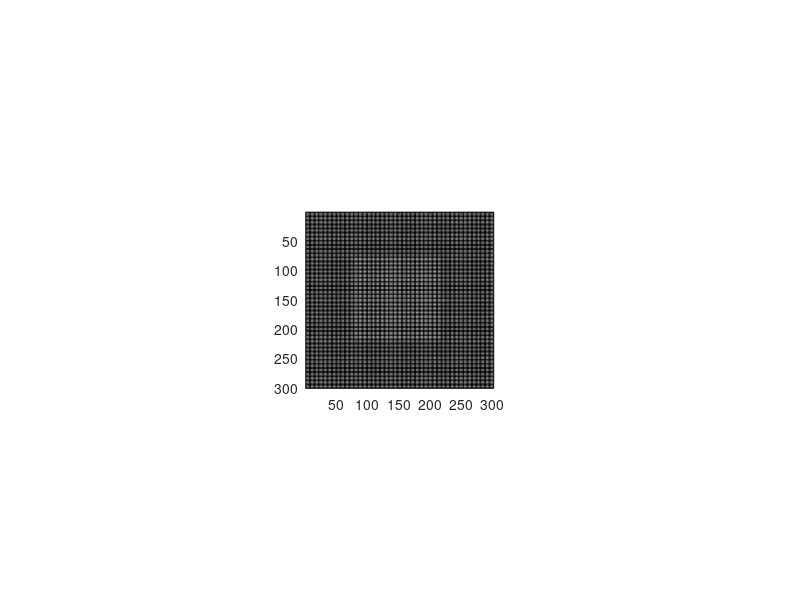

Here is the MATLAB script that generated this plot:
function output=experiment2
CPD=2.14;
bulge_deg=0.5;
rim_col= 0.5;
square_col= 0.6;
jitter=[600 800];
step=0.01;
detections=3; % how many detections to declare threshold
%% make phosphene matrix
maxTrials=300;
% screen size and angles
% get screen size
set(0,'units','pixels')
Pix_SS = get(0,'screensize');
set(0,'units','centimeters')
CM_SS = get(0,'screensize');
pixelSize=CM_SS(3)/Pix_SS(3);

%widthFig=atan(angleFig)*distanceFromScreen;  %cm
%widthFig=round(widthFig/CM_SS(3)*Pix_SS(3)); %pix


angleDim='w'; % 'h' or 'w' determine the 45deg angle by window hight / width
FOV=45;
heightDeg=10;%field of view in degrees
% compute the aray hight(=width) of phosphenes in pixels
if strcmp(angleDim,'h')
    distanceFromScreen=CM_SS(4)/2/tand(FOV/2);
    heightPix=round(Pix_SS(4)*heightDeg/FOV);
elseif strcmp(angleDim,'w')
    distanceFromScreen=CM_SS(3)/2/tand(FOV/2);
    heightPix=round(Pix_SS(3)*heightDeg/FOV);
else
    error('choose dimention for figure limits')
end



%figure('Units','pixels','Position',[100 100 n m])
% set(gca,'Position',[0 0 1 1])
%% Image's parameters (phosphene area)


%height=900;
%widthPix=heightPix;
square_size_deg=5;                     %internal square size in degrees
square_size=round(square_size_deg/heightDeg*heightPix); %intenal square size in pixels

%% Bulge's parameters
%bulge sizes in degrees
bulge_pix=round((bulge_deg./FOV)*heightPix);      %bulge sizes in pixels

%% Resolutions parameters
res=CPD;                                        %Desired resolutions in CPD (2.14 CPD is 42.88*42.88 phosphenes. we want CPD 1.25, 2.5 10)
num_phos_res=round(res.*2*heightDeg);                %number of phosphenes in the whole image per resolution
pix_res=round(heightPix./num_phos_res);           % width of a phosphene in pixels
sigma = pix_res^0.5;
h = fspecial('gaussian', pix_res, sigma);
h=h-min(min(h));
h=h./max(max(h));
Phosphene_Matrix=repmat(h,num_phos_res,num_phos_res);
%figure;
pixStartX=round(Pix_SS(3)/2-length(Phosphene_Matrix)/2);
pixStartY=round(Pix_SS(4)/2-length(Phosphene_Matrix)/2);


%% make shape
squareSizePhos=round(square_size/pix_res);
squareInd=false(num_phos_res);
phosStart=floor((num_phos_res-squareSizePhos)/2)+1;
phosEnd=phosStart+squareSizePhos-1;
squareInd(phosStart:phosEnd,phosStart:phosEnd)=true;
bulgePhos=ceil(bulge_pix/pix_res); % 2 phosphenes if at optimal position the bulge covers 2 phosphene centers
bulgeInd=false(num_phos_res);
bulgeStartY=floor(num_phos_res/2+0.5)-floor(bulgePhos/2);
bulgeEndY=bulgeStartY+bulgePhos-1;
bulgeInd(phosEnd+1:phosEnd+bulgePhos,bulgeStartY:bulgeEndY)=true;

%imagesc(weights);

phosInd=zeros(size(Phosphene_Matrix));
ind=0;
for i=1:num_phos_res
    for j=1:num_phos_res
        ind=ind+1;
        for I=1:pix_res
            for J=1:pix_res
                phosInd((i-1)*pix_res+I,(j-1)*pix_res+J)=ind;
            end
        end
    end
end

%% make cross
crossSize=10;
cross=zeros(size(Phosphene_Matrix));
cross(floor(length(Phosphene_Matrix)/2)-crossSize:ceil(length(Phosphene_Matrix)/2)+crossSize,round(length(Phosphene_Matrix)/2))=1;
cross(round(length(Phosphene_Matrix)/2),floor(length(Phosphene_Matrix)/2)-crossSize:ceil(length(Phosphene_Matrix)/2)+crossSize)=1;



%% display desired distance and run experiment
cfg=[];
cfg.jitter=jitter;
cfg.pos=[pixStartX pixStartY length(Phosphene_Matrix) length(Phosphene_Matrix)];
cfg.weights=squareInd+bulgeInd;
cfg.Phosphene_Matrix=Phosphene_Matrix;
cfg.phosInd=phosInd;
cfg.cross=cross;
uiwait(msgbox(['Please sit ',num2str(round(distanceFromScreen)),'cm From screen']));

fh=figure('Units','pixels','Position',Pix_SS,'toolbar','none','MenuBar','none');
%fh=figure;
colormap gray
imagesc(cfg.cross,[0 1]);
set(gca,'Units','pixels','Position',cfg.pos)
set(gcf,'Color',[0 0 0]);
set(0,'PointerLocation',[-1 -1])
pause
set(fh,'WindowKeyPressFcn',@Key_Press);
triali=1;
direction=randi([1 4],1);
output=[];
errors=0;
detect=0;
prev=true;
threshold=1;
%time0=0;
%time1=0;
trial(square_col,rim_col,direction,cfg);%    jitter,cross,img,
%    Log(triali)=output;
%     triali=triali+1;
%     rim_col=rim_col-0.1;
% Log=output;
% %close
% save Log Log
% disp('end')


%% functions
    function Key_Press(~,keyData)
        %log(end+1,1:2)=[toc,list(i)];
        %output(
        %time1=toc;
        output(triali,1:3)=[toc 0 direction];
        switch keyData.Key
            case 'uparrow'
                output(triali,2)=1;
            case 'downarrow'
                output(triali,2)=3;
            case 'leftarrow'
                output(triali,2)=2;
            case 'rightarrow'
                output(triali,2)=4;
            case 'q'
                output(triali,2)=5;
                close
                save output output
                return
                %i=length(list);
            case 'space'
                output(triali,2)=6;
        end
        %output
        save output output
        if output(triali,2)==direction && ~prev
            detect=detect+1;
            if detect==detections
                threshold=square_col-rim_col;
                close
                save output output threshold
                return
            end
            
        end
        
        if triali<maxTrials
            if output(triali,2)==direction
                rim_col=rim_col+step;
                prev=true;
            else
                rim_col=rim_col-step;
                prev=false;
            end
            if rim_col>square_col
                rim_col=square_col;
            elseif rim_col<0
                rim_col=0;
            end
            direction=randi([1 4],1);
            
            triali=triali+1;
            trial(square_col,rim_col,direction,cfg);
        else
            disp('end')
            close
            return
        end
    end
%         close
        %         log(end,4)=stimType(list(i),4);
        %         log(end,5)=stimType(list(i),3);
        %         save ('log','log','actions','stimType')
        %         i=i+1;
        %         if i<(length(list)+1)
        %             imagesc(cross);
        %             pause(dur(i));
        %             imagesc(imgs(:,:,list(i)));
        %             colormap('gray');
        %             tic
        %         else
        %             close
        %         end
        
 
    function trial(square_col,rim_col,direction,cfg)
        %output(triali,1:3)=[0 0 direction];
        dur=randi(cfg.jitter,1)./1000;
        %disp(num2str(dur))
        imagesc(cfg.cross,[0 1]);
%         tic;
%         while toc<dur
%         end
        pause(dur)
        %close;
        % make phosphenized img
        weights=cfg.weights;
        weights(weights>0)=square_col;
        weights(weights==0)=rim_col;
        img=zeros(size(cfg.Phosphene_Matrix));
        img(:)=weights(cfg.phosInd(:));
        img=img.*cfg.Phosphene_Matrix;
        % img faces right
        img=imrotate(img,90*direction);
        imagesc(img,[0 1]);
        tic;
        %pause
    end
end
